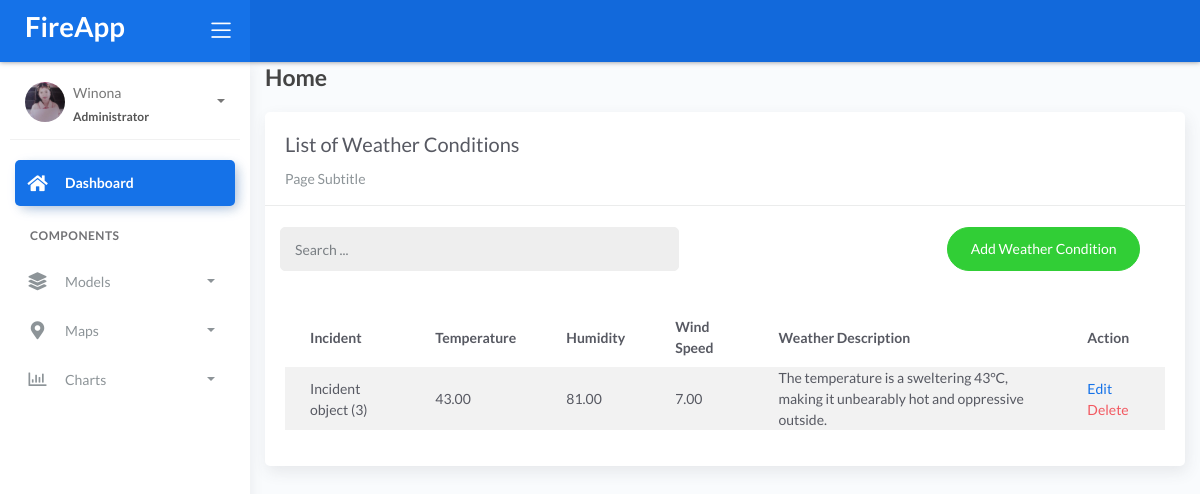
The app's page /weather_list/, older data.
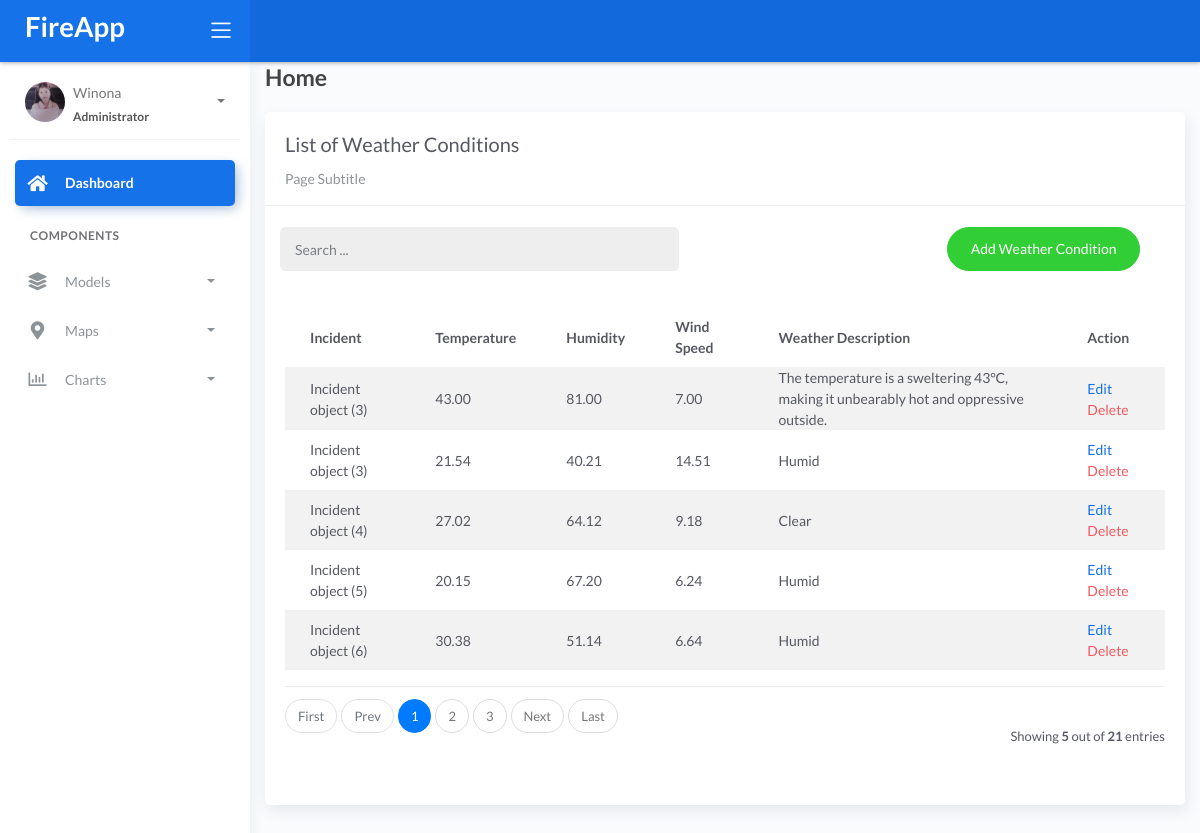
The same page, newer data.
### fire/models.py (models this page shows, shortened)
class BaseModel(models.Model):
    created_at = models.DateTimeField(auto_now_add=True, db_index=True)
    updated_at = models.DateTimeField(auto_now=True)
    class Meta:
        abstract = True

class WeatherConditions(BaseModel):
    incident = models.ForeignKey(Incident, on_delete=models.CASCADE)
    temperature = models.DecimalField(max_digits=10, decimal_places=2)
    humidity = models.DecimalField(max_digits=10, decimal_places=2)
    wind_speed = models.DecimalField(max_digits=10, decimal_places=2)
    weather_description = models.CharField(max_length=150)

class Incident(BaseModel):
    SEVERITY_CHOICES = (
        ('Minor Fire', 'Minor Fire'),
        ('Moderate Fire', 'Moderate Fire'),
        ('Major Fire', 'Major Fire'),
    )
    location = models.ForeignKey(Locations, on_delete=models.CASCADE)
    date_time = models.DateTimeField(blank=True, null=True)
    severity_level = models.CharField(max_length=45, choices=SEVERITY_CHOICES)
    description = models.CharField(max_length=250)

### fire/views.py (the view)
# urls.py: path('weather_list/', a.WeatherConditionList.as_view(), name='weather-list'),
class WeatherConditionList(ListView):
    model = WeatherConditions
    context_object_name = 'weather'
    template_name = 'weather_list.html'
    paginate_by = 5
    def get_queryset(self, *args, **kwargs):
        qs = super(WeatherConditionList, self).get_queryset(*args, **kwargs)
        if self.request.GET.get("q") != None:
            query = self.request.GET.get('q')
            qs = qs.filter(Q(name__icontains=query) |
                        Q(description__icontains=query))
        return qs

### templates/weather_list.html (shortened to what this page needs)
{% extends 'base.html' %} {% load static %} {% block content %}
 <div class="content">
     <div class="container-fluid">
         <h4 class="page-title">Home</h4>
         <div class="row">
             <div class="col-md-12">
                 <div class="card">
                     <div class="card-header">
                         <div class="card-title">List of Weather Conditions</div>
                         <div class="card-category">Page Subtitle</div>
                     </div>
                     <br />
                         <div class="col-md-12 row">
                             <div class="col-md-6">
                                 <form class="navbar-left navbar-form nav-search mr-md-3" action=" { % url 'weather-list % } ">
                                     <div class="input-group">
                                         <input type="text" placeholder="Search ..." class="form-control" name="q" />
                                         <div class="input-group-append">
                                         <span class="input-group-text">
                                         </span>
                                     </div>
                                 </div>
                             </form>
                         </div>
                         <div class="col-md-6">
                             <div class="pull-right">
                                 <a href="{% url 'weather-add' %}" class="btn btn-success btn-rounded">Add
                                 Weather Condition</a>
                             </div>
                         </div>
                     </div>
                     <div class="card-body">
                         <table class="table table-striped mt-3">
                             <thead>
                                 <tr>
                                     <th scope="col">Incident</th>
                                     <th scope="col">Temperature</th>
                                     <th scope="col">Humidity</th>
                                     <th scope="col">Wind Speed</th>
                                     <th scope="col">Weather Description</th>
                                     <th scope="col">Action</th>
                                 </tr>
                             </thead>
                             <tbody>
                                 {% for object in object_list %}
                                 <tr>
                                     <td>{{ object.incident }}</td>
                                     <td>{{ object.temperature }}</td>
                                     <td>{{ object.humidity }}</td>
                                     <td>{{ object.wind_speed }}</td>
                                     <td>{{ object.weather_description }}</td>
                                     <td>
                                         <a href="/weather_list/{{ object.id }}">Edit</a>
                                         <a href="/weather_list/{{ object.id }}/delete" class="text-danger">Delete</a>
                                     </td>
                                     </tr>
                                 {% endfor %}
                             </tbody>
                         </table>
                         {% include 'includes/pagination.html' %}
                     </div>
                 </div>
             </div>
         </div>
     </div>
 </div>
 {% endblock %}

Row changes from the older to the newer data that the page shows:
added WeatherConditions: incident "Incident object (3)", temperature "21.54", humidity "40.21", wind_speed "14.51", weather_description "Humid"
added WeatherConditions: incident "Incident object (4)", temperature "27.02", humidity "64.12", wind_speed "9.18", weather_description "Clear"
added WeatherConditions: incident "Incident object (5)", temperature "20.15", humidity "67.20", wind_speed "6.24", weather_description "Humid"
added WeatherConditions: incident "Incident object (6)", temperature "30.38", humidity "51.14", wind_speed "6.64", weather_description "Humid"
Text that changed along with them:
{{ object_list.count }}: (not shown) → "5"
{{ paginator.count }}: (not shown) → "21"
text now shown: "First Prev Next Last Showing out of entries"
new list line: "1"
new list line: "2"
new list line: "3"
